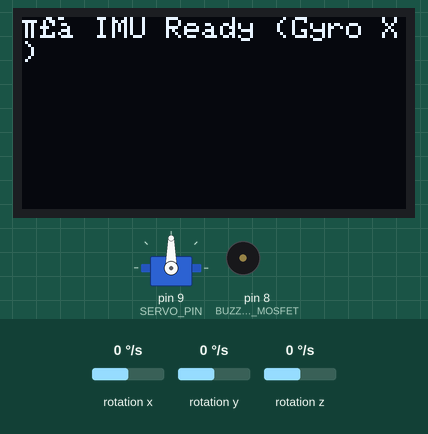
Simulated run of this sketch. Board: Arduino Uno, built with avr-gcc and run on an emulated ATmega328P. Parts: servo, 128×64 one-colour display, buzzer (waves = sounding, pin HIGH). The test bench sets the inputs (shaded band); at power-on: rotation x 0 °/s, rotation y 0 °/s, rotation z 0 °/s. What the sketch prints to the serial monitor is not drawn.

Above: at 1.1 s.
At 3.2 s:
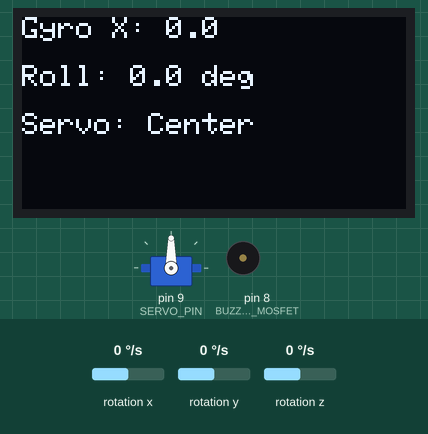
3.3 s: rotation x set to -192 °/s
At 3.48 s:
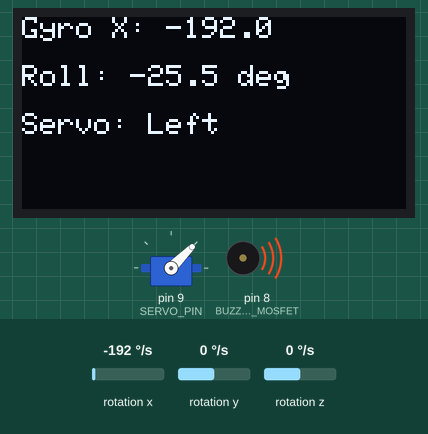
5.3 s: rotation x set to 100 °/s
At 5.49 s:
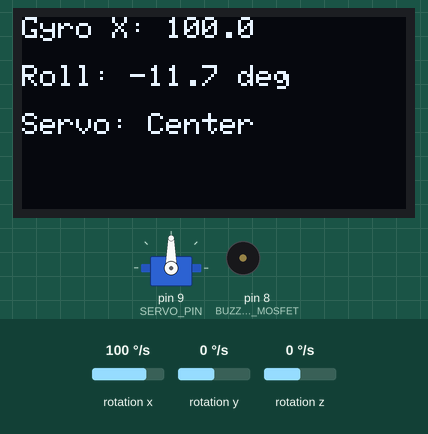
7.3 s: rotation x set to 0 °/s
At 7.9 s:
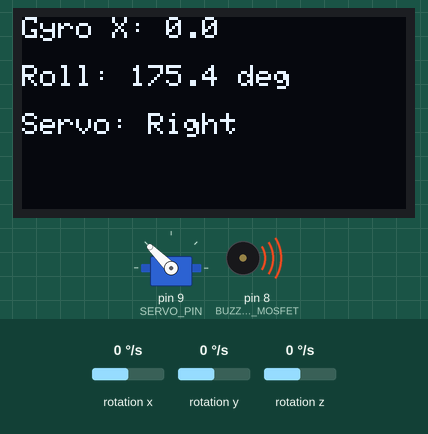
Timing chart, 0 to 10.3 s (numbered marks = the images above; inputs shaded):
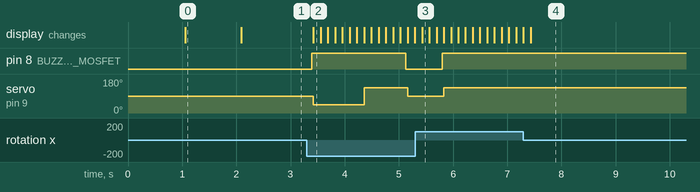

Measured:
- after the input at 3.3 s, pin 8 (BUZZER_MOSFET): LOW → HIGH after 0.09 s, → LOW 1.7 s later; servo on pin 9 (SERVO_PIN): 90° → 45° after 0.12 s, → 135° 0.94 s later, → 90° 0.80 s later; the display: changes after 0.12 s (image 2)
- after the input at 7.3 s, pin 8 (BUZZER_MOSFET): stops changing and stays HIGH; servo on pin 9 (SERVO_PIN): stops changing and stays 135°
- what the display in image 0 shows lasts 1.0 s, from 1.1 s to 2.1 s

The sketch:

rocketguidence0.3.ino
```cpp
#include <Wire.h>
#include <Adafruit_GFX.h>
#include <Adafruit_SSD1306.h>
#include <Arduino_LSM6DSOX.h>
#include <Servo.h>
#include <math.h>

// --- OLED setup ---
#define SCREEN_WIDTH 128
#define SCREEN_HEIGHT 64
Adafruit_SSD1306 display(SCREEN_WIDTH, SCREEN_HEIGHT, &Wire, -1);

// --- Pin definitions ---
#define SERVO_PIN 9       // multi servo
#define BUZZER_MOSFET 8   // buzer mosfet

// --- Servo object ---
Servo multiServo;

// --- IMU data ---
float gx, gy, gz;
float roll = 0;
unsigned long lastTime = 0;

void setup() {
  Serial.begin(115200);
  delay(1000);

  // --- Setup pins ---
  pinMode(BUZZER_MOSFET, OUTPUT);
  digitalWrite(BUZZER_MOSFET, LOW);

  // --- Attach servo ---
  multiServo.attach(SERVO_PIN);
  multiServo.write(90); // neutral

  // --- OLED init ---
  if (!display.begin(SSD1306_SWITCHCAPVCC, 0x3C)) {
    Serial.println(F("❌ OLED not found!"));
    while (true);
  }

  // --- IMU init ---
  if (!IMU.begin()) {
    Serial.println(F("❌ IMU not detected!"));
    while (true);
  }

  display.clearDisplay();
  display.setTextSize(1);
  display.setTextColor(SSD1306_WHITE);
  display.setCursor(0, 0);
  display.println(F("✅ IMU Ready (Gyro X)"));
  display.display();

  delay(1000);
  lastTime = millis();
}

void loop() {
  // --- Read gyro data ---
  if (IMU.gyroscopeAvailable()) {
    IMU.readGyroscope(gx, gy, gz);
  }

  // --- Time delta ---
  unsigned long currentTime = millis();
  float dt = (currentTime - lastTime) / 1000.0;
  lastTime = currentTime;

  // --- Integrate gyro X to get roll angle ---
  roll += gx * dt; // gx in deg/s -> roll in degrees

  // --- Normalize roll angle ---
  if (roll > 180) roll -= 360;
  if (roll < -180) roll += 360;

  // --- Control logic ---
  if (roll > 25) {
    // Tilt right
    digitalWrite(BUZZER_MOSFET, HIGH);
    multiServo.write(135);
  }
  else if (roll < -25) {
    // Tilt left
    digitalWrite(BUZZER_MOSFET, HIGH);
    multiServo.write(45);
  }
  else {
    // Neutral
    digitalWrite(BUZZER_MOSFET, LOW);
    multiServo.write(90);
  }

  // --- OLED display ---
  display.clearDisplay();
  display.setTextSize(1);
  display.setTextColor(SSD1306_WHITE);

  display.setCursor(0, 0);
  display.print(F("Gyro X: "));
  display.println(gx, 1);

  display.setCursor(0, 16);
  display.print(F("Roll: "));
  display.print(roll, 1);
  display.println(" deg");

  display.setCursor(0, 32);
  display.print(F("Servo: "));
  display.print(roll > 25 ? "Right" : roll < -25 ? "Left" : "Center");

  display.display();

  // --- Serial monitor output (optional) ---
  Serial.print("Gyro X: "); Serial.print(gx, 2);
  Serial.print("  Roll: "); Serial.println(roll, 2);

  delay(100);
}
```
